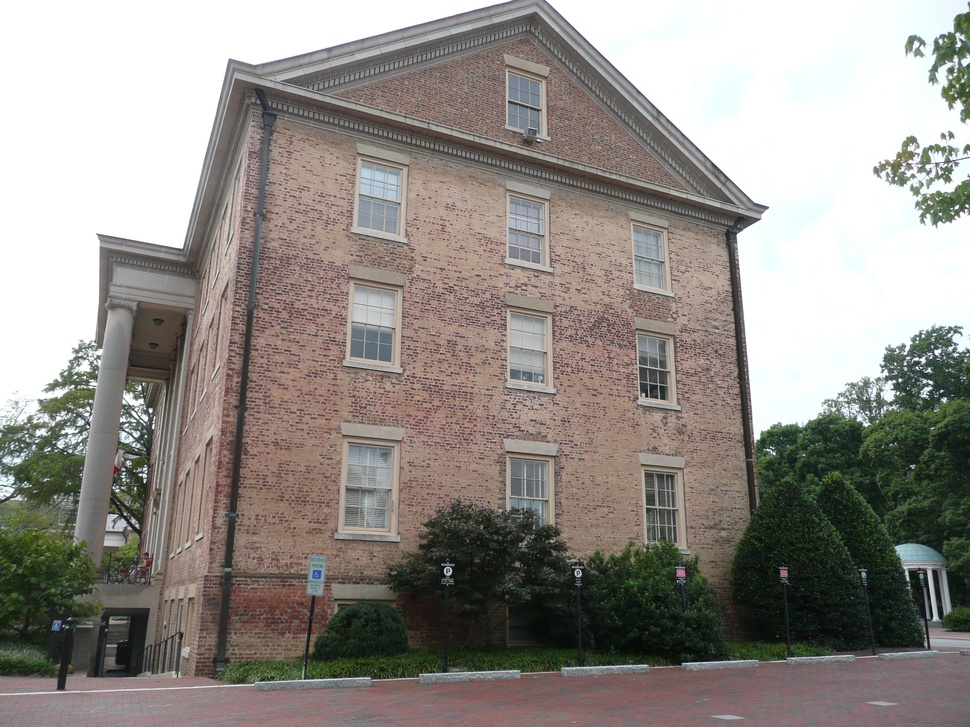
#> input picture image1.JPG, 970 x 727 px, shrunk from 3072 x 2304 before the run, found by its file name
$ jupyter execute 3DRayREcontroctionulismismingsation.ipynb
#> lines starting #> are read from the running program, lines starting #| are printed output that depends on the picture; pictures that were not available may be replaced by others from this repository, and a replacement may not be noted
[cell 1]
# --- 3D Reconstruction Demo Notebook ---
# Rabeea Iman's PMW-day1 Challenge

import cv2
import numpy as np
import matplotlib.pyplot as plt

# ✅ Step 1: Load images
img1 = cv2.imread(r"D:\3D Reconstruction\NoteBOOOOK\image1.jpg", cv2.IMREAD_GRAYSCALE)
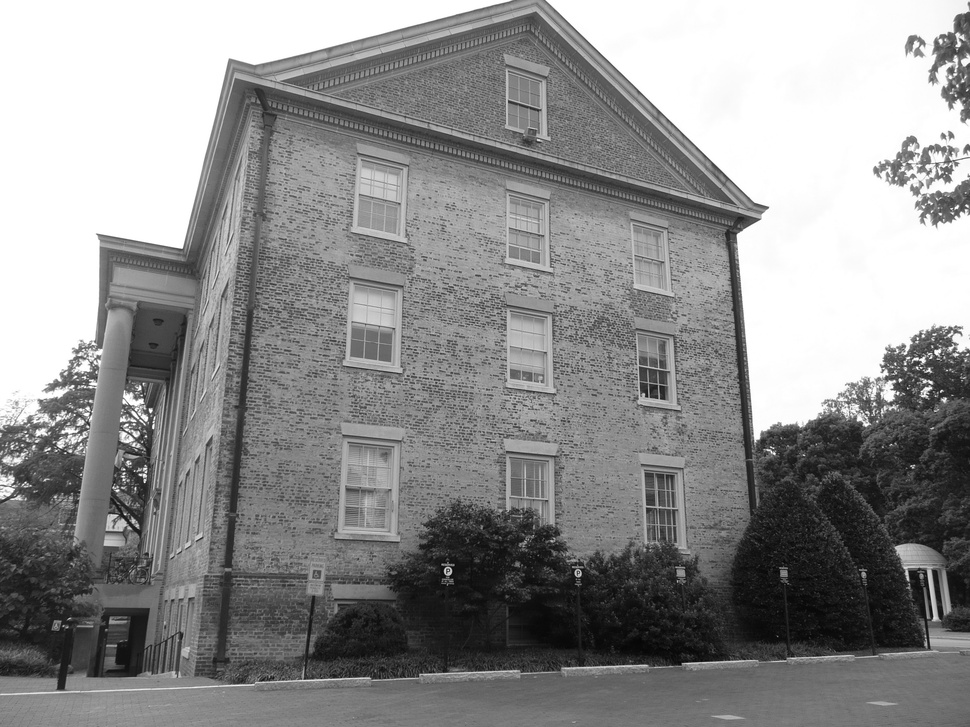
#> img1: shape (727, 970); min 3, max 255, mean 142
img2 = cv2.imread(r"D:\3D Reconstruction\NoteBOOOOK\image2.jpg", cv2.IMREAD_GRAYSCALE)
img3 = cv2.imread(r"D:\3D Reconstruction\NoteBOOOOK\image3.jpg", cv2.IMREAD_GRAYSCALE)


# ✅ Step 2: ORB feature detection
orb = cv2.ORB_create()
kp1, des1 = orb.detectAndCompute(img1, None)
#> kp1 = 500 keypoints; strongest (x, y, size): (144, 475, 31), (151, 410, 31), (935, 351, 31), (929, 369, 31)
kp2, des2 = orb.detectAndCompute(img2, None)
#> kp2 has the same summary as kp1
kp3, des3 = orb.detectAndCompute(img3, None)
#> kp3 has the same summary as kp1

# ✅ Step 3: Match features pair by pair
bf = cv2.BFMatcher(cv2.NORM_HAMMING, crossCheck=True)

pairs = [
    (img1, kp1, des1, img2, kp2, des2, "1-2"),
    (img2, kp2, des2, img3, kp3, des3, "2-3"),
    (img1, kp1, des1, img3, kp3, des3, "1-3")
]

for (A, kpA, desA, B, kpB, desB, label) in pairs:
    matches = bf.match(desA, desB)
    matches = sorted(matches, key=lambda x: x.distance)

    match_img = cv2.drawMatches(A, kpA, B, kpB, matches[:20], None, flags=2)
    plt.imshow(match_img)
    plt.title(f"Feature Matches {label}")
    plt.show()

    cv2.imwrite(f"matches_{label}.jpg", match_img)
    print(f"Saved matches_{label}.jpg")
#> this loop made 3 passes
#> label on passes 1 to 3: '1-2', '2-3', '1-3'
#| Saved matches_1-2.jpg
#| Saved matches_2-3.jpg
#| Saved matches_1-3.jpg
#> pass 1, `match_img = cv2.drawMatches(A, kpA, B, kpB, matches[:20], None, flags=2)`:
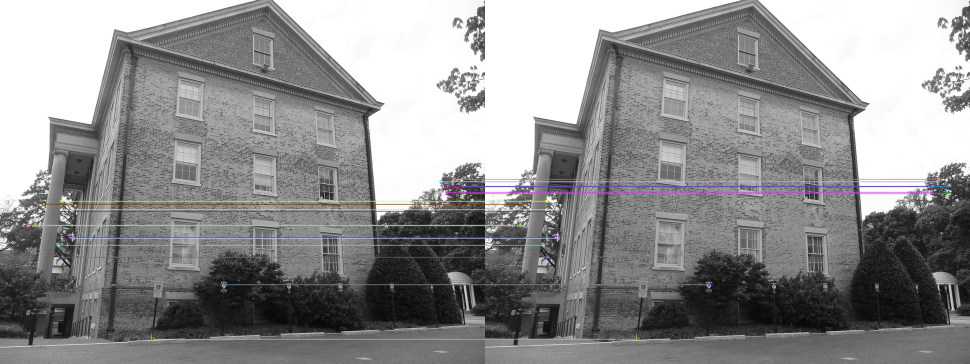
#> match_img: shape (727, 1940, 3) (shown at 1/2 size); mean of channels 0, 1, 2 142.3, 142.4, 142.4; drawn as B, G, R
#> pass 2, `match_img = cv2.drawMatches(A, kpA, B, kpB, matches[:20], None, flags=2)`:
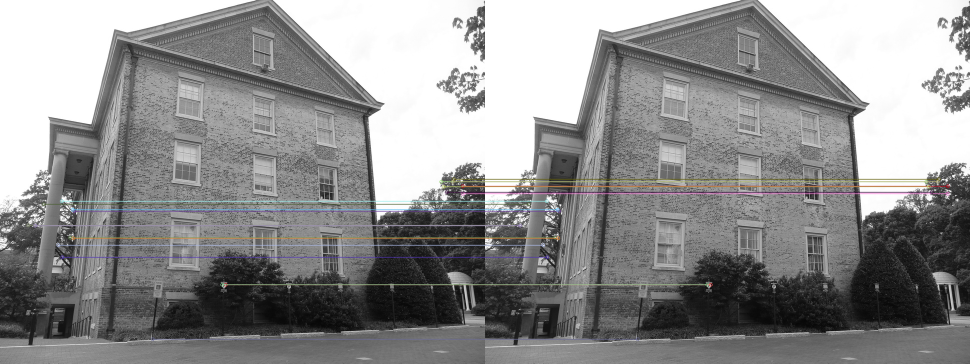
#> match_img: shape (727, 1940, 3) (shown at 1/2 size); mean of channels 0, 1, 2 142.2, 142.1, 142.3; drawn as B, G, R
#> pass 3, `match_img = cv2.drawMatches(A, kpA, B, kpB, matches[:20], None, flags=2)`:
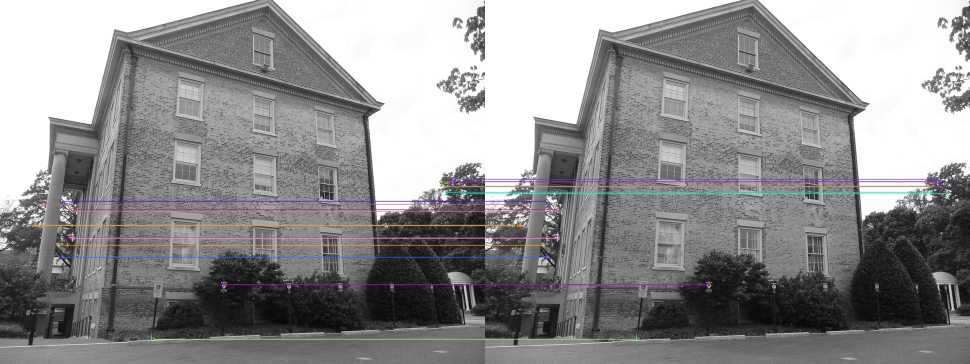
#> match_img: shape (727, 1940, 3) (shown at 1/2 size); mean of channels 0, 1, 2 142.5, 141.9, 142.5; drawn as B, G, R
